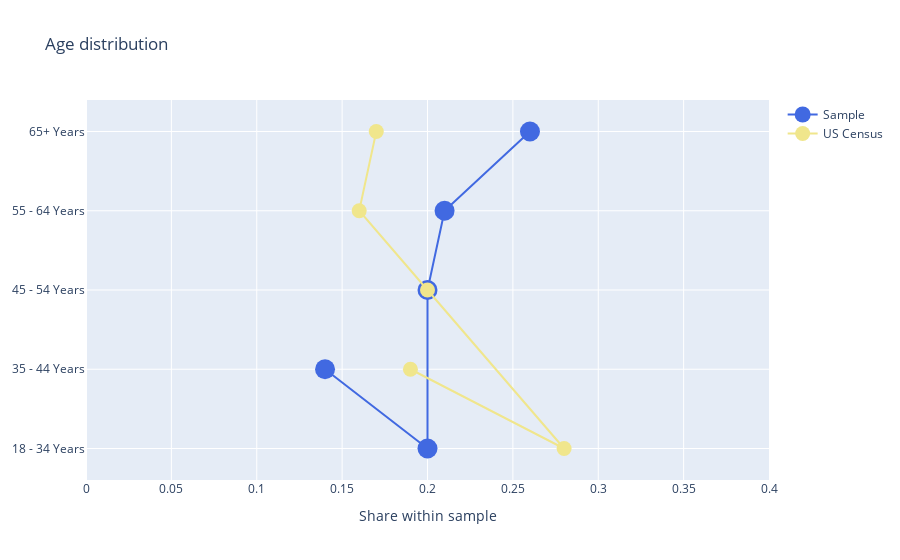

This figure's notebook cell:
### Code cell
fig = go.Figure()
fig.add_trace(go.Scatter(name="Sample", x=df_age.counts, 
    y=df_age.groups, 
    mode='lines+markers',
    marker=dict(
        color='rgb(65,105,225)',
        size=20,
        )
))
fig.add_trace(go.Scatter(name="US Census", x=df_age.counts_us, 
    y=df_age.groups, 
    mode='lines+markers', 
    marker=dict(
        color='rgb(240,230,140)',
        size=15,
        )
 ))

fig.update_layout(title='Age distribution', xaxis_title="Share within sample"
                )
fig.update_yaxes(categoryorder='category ascending')
fig.update_xaxes(range=[0, 0.4])
fig.show()
fig.write_image("../images/age_dots.png", height=500, width=800)

### Figure 1 — Plotly figure (JSON) as saved in the notebook; plotly's stock layout.template omitted (floating-point values rounded to 4 significant figures)
{"data": [{"marker": {"color": "rgb(65,105,225)", "size": 20}, "mode": "lines+markers", "name": "Sample", "type": "scatter", "x": [0.26, 0.21, 0.2, 0.2, 0.14], "y": ["65+ Years", "55 - 64 Years", "45 - 54 Years", "18 - 34 Years", "35 - 44 Years"]}, {"marker": {"color": "rgb(240,230,140)", "size": 15}, "mode": "lines+markers", "name": "US Census", "type": "scatter", "x": [0.17, 0.16, 0.2, 0.28, 0.19], "y": ["65+ Years", "55 - 64 Years", "45 - 54 Years", "18 - 34 Years", "35 - 44 Years"]}], "layout": {"title": {"text": "Age distribution"}, "xaxis": {"range": [0, 0.4], "title": {"text": "Share within sample"}}, "yaxis": {"categoryorder": "category ascending"}}}
